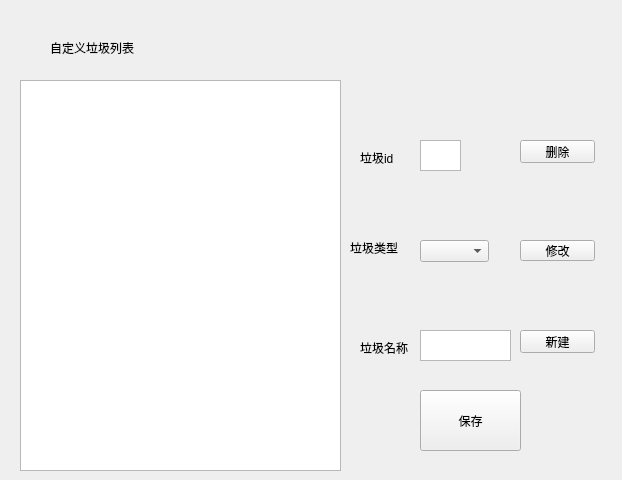
<?xml version="1.0" encoding="UTF-8"?>
<ui version="4.0">
 <class>customdic</class>
 <widget class="QWidget" name="customdic">
  <property name="geometry">
   <rect>
    <x>0</x>
    <y>0</y>
    <width>622</width>
    <height>480</height>
   </rect>
  </property>
  <property name="windowTitle">
   <string>Form</string>
  </property>
  <widget class="QLabel" name="text1">
   <property name="geometry">
    <rect>
     <x>50</x>
     <y>40</y>
     <width>101</width>
     <height>16</height>
    </rect>
   </property>
   <property name="text">
    <string>自定义垃圾列表</string>
   </property>
  </widget>
  <widget class="QPushButton" name="change">
   <property name="geometry">
    <rect>
     <x>520</x>
     <y>240</y>
     <width>75</width>
     <height>21</height>
    </rect>
   </property>
   <property name="text">
    <string>修改</string>
   </property>
  </widget>
  <widget class="QPushButton" name="delete_2">
   <property name="geometry">
    <rect>
     <x>520</x>
     <y>140</y>
     <width>75</width>
     <height>23</height>
    </rect>
   </property>
   <property name="text">
    <string>删除</string>
   </property>
  </widget>
  <widget class="QPlainTextEdit" name="enterid">
   <property name="geometry">
    <rect>
     <x>420</x>
     <y>140</y>
     <width>41</width>
     <height>31</height>
    </rect>
   </property>
  </widget>
  <widget class="QLabel" name="text2">
   <property name="geometry">
    <rect>
     <x>360</x>
     <y>150</y>
     <width>53</width>
     <height>15</height>
    </rect>
   </property>
   <property name="text">
    <string>垃圾id</string>
   </property>
  </widget>
  <widget class="QLabel" name="text3">
   <property name="geometry">
    <rect>
     <x>350</x>
     <y>240</y>
     <width>53</width>
     <height>15</height>
    </rect>
   </property>
   <property name="text">
    <string>垃圾类型</string>
   </property>
  </widget>
  <widget class="QComboBox" name="sort">
   <property name="geometry">
    <rect>
     <x>420</x>
     <y>240</y>
     <width>69</width>
     <height>22</height>
    </rect>
   </property>
  </widget>
  <widget class="QTableView" name="viewcustom">
   <property name="geometry">
    <rect>
     <x>20</x>
     <y>80</y>
     <width>321</width>
     <height>391</height>
    </rect>
   </property>
  </widget>
  <widget class="QLabel" name="text4">
   <property name="geometry">
    <rect>
     <x>360</x>
     <y>340</y>
     <width>53</width>
     <height>15</height>
    </rect>
   </property>
   <property name="text">
    <string>垃圾名称</string>
   </property>
  </widget>
  <widget class="QPlainTextEdit" name="entername">
   <property name="geometry">
    <rect>
     <x>420</x>
     <y>330</y>
     <width>91</width>
     <height>31</height>
    </rect>
   </property>
  </widget>
  <widget class="QPushButton" name="new_2">
   <property name="geometry">
    <rect>
     <x>520</x>
     <y>330</y>
     <width>75</width>
     <height>23</height>
    </rect>
   </property>
   <property name="text">
    <string>新建</string>
   </property>
  </widget>
  <widget class="QPushButton" name="save">
   <property name="geometry">
    <rect>
     <x>420</x>
     <y>390</y>
     <width>101</width>
     <height>61</height>
    </rect>
   </property>
   <property name="text">
    <string>保存</string>
   </property>
  </widget>
 </widget>
 <resources/>
 <connections/>
</ui>
